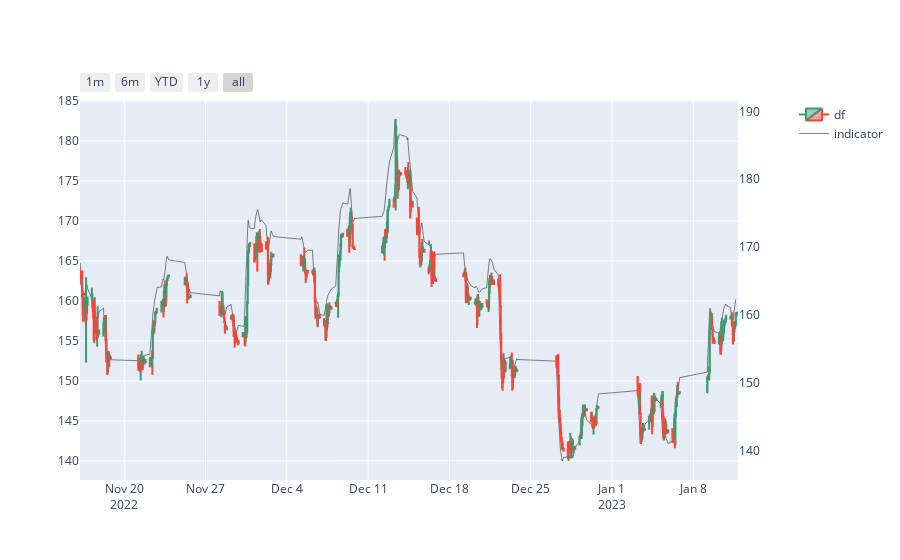

Notebook code for this chart:
### Code cell
strategy.plot()

### Figure 1 — Plotly figure (JSON) as saved in the notebook; plotly's stock layout.template omitted (floating-point values rounded to 4 significant figures; data arrays with more than 128 entries replaced by an {"elided": "..."} marker saying what was removed)
{"data": [{"close": {"elided": "603 float values"}, "high": {"elided": "603 float values"}, "low": {"elided": "603 float values"}, "name": "df", "open": {"elided": "603 float values"}, "type": "candlestick", "x": {"elided": "603 str values"}, "xaxis": "x", "yaxis": "y2"}, {"line": {"color": "rgb(1,10,1)", "width": 0.5}, "name": "indicator", "type": "scatter", "x": {"elided": "603 str values"}, "xaxis": "x", "y": {"elided": "603 float values"}, "yaxis": "y"}], "layout": {"xaxis": {"anchor": "y", "domain": [0, 0.94], "rangeselector": {"buttons": [{"count": 1, "label": "1m", "step": "month", "stepmode": "todate"}, {"count": 6, "label": "6m", "step": "month", "stepmode": "todate"}, {"count": 1, "label": "YTD", "step": "year", "stepmode": "todate"}, {"count": 1, "label": "1y", "step": "year", "stepmode": "todate"}, {"step": "all"}]}, "rangeslider": {"visible": false}}, "yaxis": {"anchor": "x", "domain": [0, 1]}, "yaxis2": {"anchor": "x", "overlaying": "y", "showgrid": false, "side": "right"}}}
